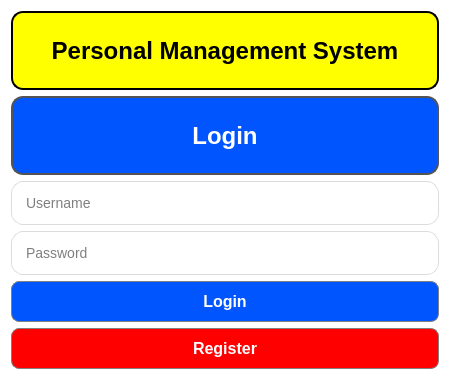
<?xml version="1.0" encoding="UTF-8"?>
<ui version="4.0">
 <class>Login</class>
 <widget class="QDialog" name="Login">
  <property name="geometry">
   <rect>
    <x>0</x>
    <y>0</y>
    <width>450</width>
    <height>380</height>
   </rect>
  </property>
  <property name="windowTitle">
   <string>Login</string>
  </property>
  <property name="styleSheet">
   <string notr="true">background-color: rgb(255, 255, 255);</string>
  </property>
  <layout class="QVBoxLayout" name="verticalLayout">
   <item>
    <widget class="QLabel" name="label">
     <property name="styleSheet">
      <string notr="true">font-size: 24px; font-weight: bold;
background-color: Yellow;
border-radius: 12px;
border: 2px solid rgb(0, 0, 0);</string>
     </property>
     <property name="text">
      <string>Personal Management System</string>
     </property>
     <property name="alignment">
      <set>Qt::AlignmentFlag::AlignCenter</set>
     </property>
    </widget>
   </item>
   <item>
    <widget class="QLabel" name="label_2">
     <property name="styleSheet">
      <string notr="true">font-size: 24px;
border-radius: 12px;
border: 2px solid rgb(84, 84, 84);
background-color: rgb(0, 85, 255);
color: white;
font-weight: bold;</string>
     </property>
     <property name="text">
      <string>Login</string>
     </property>
     <property name="alignment">
      <set>Qt::AlignmentFlag::AlignCenter</set>
     </property>
    </widget>
   </item>
   <item>
    <widget class="QLineEdit" name="usernameLineEdit">
     <property name="styleSheet">
      <string notr="true">border: 1px solid rgb(220, 220, 220);
border-radius: 12px;
padding: 12px;
font-size: 14px;</string>
     </property>
     <property name="placeholderText">
      <string>Username</string>
     </property>
    </widget>
   </item>
   <item>
    <widget class="QLineEdit" name="passwordLineEdit">
     <property name="styleSheet">
      <string notr="true">border: 1px solid rgb(220, 220, 220);
border-radius: 12px;
padding: 12px;
font-size: 14px;</string>
     </property>
     <property name="echoMode">
      <enum>QLineEdit::EchoMode::Password</enum>
     </property>
     <property name="placeholderText">
      <string>Password</string>
     </property>
    </widget>
   </item>
   <item>
    <widget class="QPushButton" name="loginButton">
     <property name="styleSheet">
      <string notr="true">font-size: 16px;
border-radius: 8px;
border: 1px solid gray;
background-color: rgb(0, 85, 255);
color: white;
font-weight: bold;
padding: 10px;</string>
     </property>
     <property name="text">
      <string>Login</string>
     </property>
    </widget>
   </item>
   <item>
    <widget class="QPushButton" name="registerButton">
     <property name="styleSheet">
      <string notr="true">padding: 10px;
font-size: 16px;
border-radius: 8px;
border: 1px solid gray;
background-color: red;;
color: white;
font-weight: bold;
padding: 10px;</string>
     </property>
     <property name="text">
      <string>Register</string>
     </property>
    </widget>
   </item>
  </layout>
 </widget>
 <resources/>
 <connections/>
</ui>
